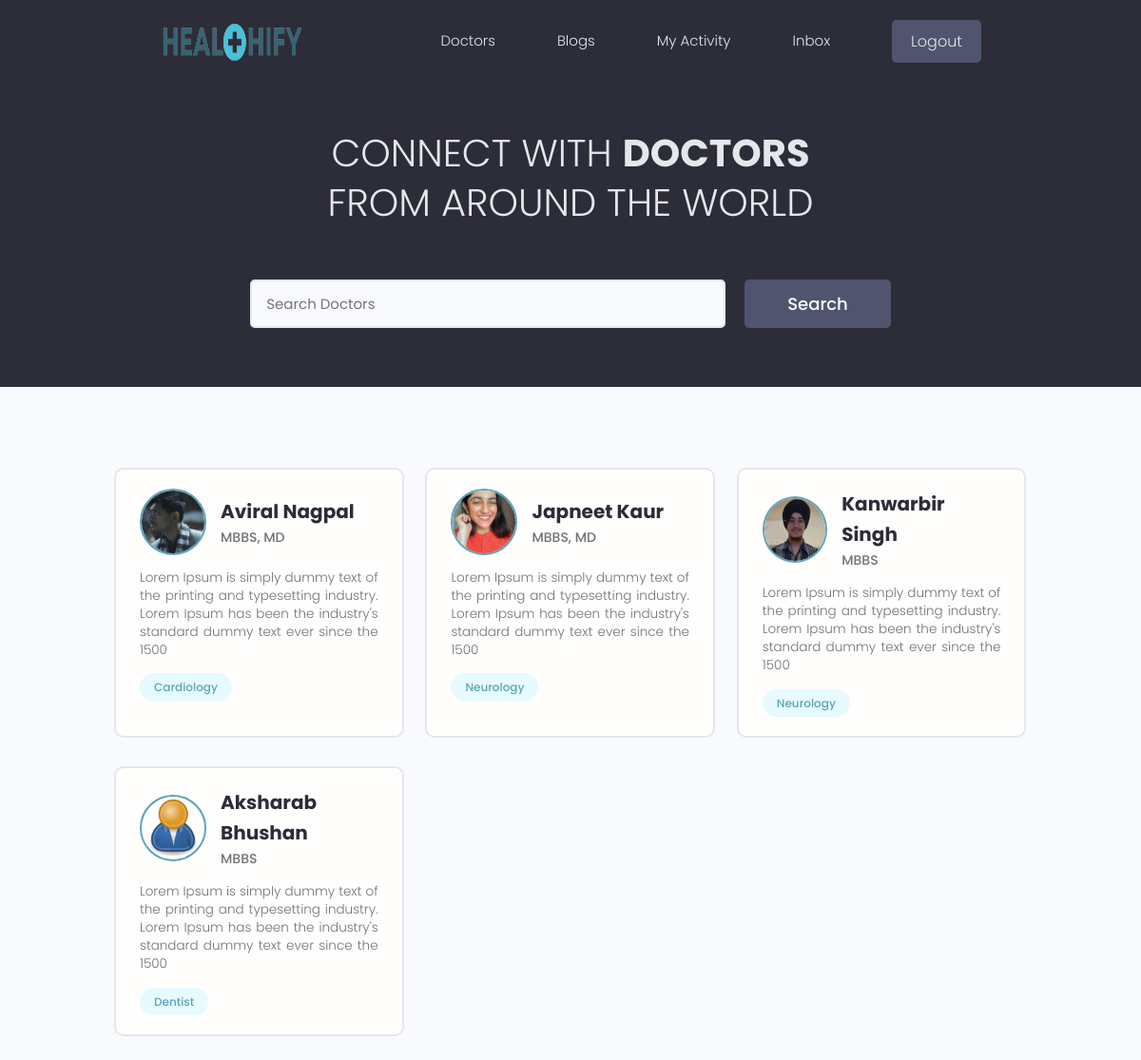
The app's page /doctors/ with its own data.
### doctors/models.py (models this page shows, shortened)
class Doctor(models.Model):
    name = models.CharField(max_length=200, null=True, blank=True)
    qualification = models.CharField(max_length=200, null=True, blank=True)
    email = models.EmailField(max_length=200, null=True, blank=True)
    short_intro = models.CharField(max_length=500, null=True, blank=True)
    bio = models.TextField(max_length=1000, null=True, blank=True)
    profile_image = models.ImageField(max_length=200,null=True, blank=True, upload_to='doctors/', default="doctors/user-default.png")
    college = models.CharField(max_length=200,null=True, blank=True)
    current_hospital = models.CharField(max_length=200,null=True, blank=True)
    votes = models.IntegerField(default=0, null=True, blank=True)
    votes_ratio = models.IntegerField(default=0, null=True, blank=True)
    social_github = models.CharField(max_length=200,null=True, blank=True)
    location = models.CharField(max_length=200, null=True, blank=True)
    created = models.DateTimeField(auto_now_add=True)
    id = models.UUIDField(default=uuid.uuid4,primary_key=True, unique=True, editable=False)
    class Meta:
        ordering = ['-votes_ratio']

class Special(models.Model):
    owner = models.ForeignKey(Doctor, on_delete=models.CASCADE, null=True, blank=True)
    name = models.CharField(max_length=20, null=True, blank=True)
    description = models.TextField(null=True, blank=True)
    created = models.DateTimeField(auto_now_add=True)

### doctors/views.py (the view)
# urls.py: path('',views.doctors, name="doctors"),
def doctors(request):
    doctors = Doctor.objects.all()
    search_query = ''
    special = ''
    if request.GET.get('text'):
        search_query = request.GET.get('text')
        special = Special.objects.filter(name__icontains=search_query)
        doctors = Doctor.objects.distinct().filter(Q(name__icontains=search_query) | Q(short_intro__icontains=search_query) | Q(special__in=special))
    return render(request, 'doctors/doctors.html', {'doctors' : doctors,'search_query' : search_query})

### doctors/templates/doctors/doctors.html (shortened to what this page needs)
{% extends 'main.html' %}
{% block content %}
<main class="home">
    <section class="hero-section text-center">
      <div class="container container--narrow">
        <div class="hero-section__box">
          <h2>CONNECT WITH <span>DOCTORS</span></h2>
          <h2>FROM AROUND THE WORLD</h2>
        </div>
        <div class="hero-section__search">
          <form id="searchForm" class="form" action="{% url 'doctors' %}" method="get">
            <div class="form__field">
              <input class="input input--text" id="formInput#search" type="text" name="text"
                placeholder="Search Doctors" value="{{search_query}}"/>
            </div>
            <input class="btn btn--sub btn--lg" type="submit" value="Search" />
          </form>
        </div>
      </div>
    </section>
    <section class="devlist">
      <div class="container">
        <div class="grid grid--three">
        {% for doctor in doctors %}
          <div class="column card">
            <div class="dev">
              <a href="{% url 'doc_profile' doctor.id %}" class="card__body">
                <div class="dev__profile">
                  <img class="avatar avatar--md" src={{doctor.profile_image.url}} alt="image" />
                  <div class="dev__meta">
                    <h3>{{doctor.name}}</h3>
                    <h5>{{doctor.qualification}}</h5>
                  </div>
                </div>
                <p class="dev__info">
                  {{doctor.bio|slice:"150"}}
                </p>
                <div class="dev__skills">
                  {% for spec in doctor.special_set.all|slice:"5" %}
                  <span class="tag tag--pill tag--main">
                    <small>{{spec.name}}</small>
                  </span>
                  {% endfor %}
                </div>
              </a>
            </div>
          </div>
        {% endfor %}
        </div>
      </div>
    </section>
  </main>
{% endblock %}

### static/styles/app.css (style rules this page uses)
:root { --color-sub: #2d2d39; }
.btn--sub { background-color: var(--color-sub-light); }
.card { border: 2px solid var(--color-light); }
img { width: 100%; }
.hero-section { height: 40vh; display: flex; align-items: center; background-color: var(--color-sub); }
.hero-section__box { margin-bottom: 4rem; }
.hero-section__box > h2, .hero-section__box > h2 > span { font-size: 4rem; color: var(--color-light); line-height: 1.3; text-transform: uppercase; }
.hero-section__box > h2 { font-weight: 300; }
.hero-section__box > h2 > span { font-weight: 700; }
.hero-section__search > .form { display: flex; align-items: center; justify-content: center; gap: 2rem; }
.hero-section__search > .form input.input--text { width: 50rem; }
.devlist { margin-top: 8rem; }
.devlist .grid { align-items: stretch; }
.devlist .dev .dev__profile { display: flex; align-items: center; gap: 1.5rem; }
.devlist .dev .dev__meta h3 { color: var(--color-sub); font-size: 2rem; font-weight: 700; }
.devlist .dev .dev__meta h5 { color: var(--color-text); font-size: 1.4rem; font-weight: 500; }
.devlist .dev .dev__info { margin: 1.5rem 0; font-size: 1.35rem; line-height: 1.4; text-align: justify; }

### static/uikit/styles/modules/_variables.css (style rules this page uses)
:root { --color-main: #5aa5b9; --color-main-light: #e6faff; --color-sub: #3f4156; --color-sub-light: #51546e; --color-sub-lighter: #ededfd; --color-text: #737373; --color-gray: #8b8b8b; --color-light: #e5e7eb; --color-light-gray: #767676; --color-bg: #f8fafd; --color-white: #fffefd; --color-white-light: #f3f3f3; --color-success: #359e64; --color-success-bg: #def8e8; --color-error: #fc4b0b; --color-error-bg: #fff2ee; --font-base: 'Poppins', arial, helvetica, 'Segoe UI', roboto, ubuntu, sans-serif; --font-monospace: 'Fira Code', 'Courier New', courier, monospace; --font-regular: 300; --font-medium: 500; --font-bold: 700; --generic-shadow: 1px 1px 5px #00000010; --generic-transition: all 0.3s ease-in-out; }

### static/uikit/styles/modules/_base.css (style rules this page uses)
* { margin: 0; padding: 0; box-sizing: border-box; text-rendering: optimizeLegibility; color: inherit; font-size: inherit; }
html { font-size: 50%; }
@media only screen and (min-width: 480px) { html { font-size: 56.25%; } }
@media only screen and (min-width: 1200px) { html { font-size: 62.5%; } }
body { line-height: 1.6; font-weight: 400; font-size: 1.5rem; color: var(--color-text); background-color: var(--color-bg); min-height: 100vh; }

### static/uikit/styles/modules/_typography.css (style rules this page uses)
* { font-family: var(--font-base); }
h2 { font-size: 3.6rem; font-weight: var(--font-bold); }
h3 { font-size: 3.2rem; font-weight: var(--font-medium); }
h5 { font-size: 2.4rem; font-weight: var(--font-medium); }
h5, h6 { font-weight: var(--font-regular); }
p, span, strong { font-size: 1.6rem; color: var(--color-text); font-weight: var(--font-regular); }
a { padding-bottom: 2px; text-decoration: none; display: inline-block; color: var(--color-main); font-weight: var(--font-medium); }

### static/uikit/styles/modules/_utilities.css (style rules this page uses)
.container { width: 92%; max-width: 165rem; margin: 0 auto; box-sizing: border-box; }
.container--narrow { width: 92%; max-width: 120rem; }
@media screen and (min-width: 1000px) { .container { width: 90%; } }
@media screen and (min-width: 1000px) { .container--narrow { width: 85%; } }
@media screen and (min-width: 1200px) { .container { width: 80%; } }
@media screen and (min-width: 1200px) { .container--narrow { width: 72%; } }
.text-center { text-align: center; }

### static/uikit/styles/modules/_avatar.css (style rules this page uses)
.avatar { border-radius: 50%; border: 2px solid var(--color-main); object-fit: cover; }
.avatar--md { height: 7rem; width: 7rem; }

### static/uikit/styles/modules/_button.css (style rules this page uses)
.btn { display: inline-block; position: relative; cursor: pointer; background-color: var(--color-light); font-weight: var(--font-medium); color: var(--color-sub); text-decoration: none; padding: 1rem 2rem; border-radius: 0.5rem; border: none; width: -webkit-fit-content; width: -moz-fit-content; width: fit-content; height: -webkit-fit-content; height: -moz-fit-content; height: fit-content; font-size: 1.6rem; outline-width: 0; outline-color: transparent; -webkit-backface-visibility: hidden; backface-visibility: hidden; transition: all 0.3s ease-in-out; }
.btn--sub { background-color: var(--color-sub); color: var(--color-white); }
.btn--lg { font-size: 1.8rem; padding: 1.2rem 4.5rem; }

### static/uikit/styles/modules/_card.css (style rules this page uses)
.card { border-radius: 1rem; background-color: var(--color-white); border: 1.5px solid var(--color-light); width: auto; height: auto; margin-top: 0.5rem; margin-bottom: 0.5rem; overflow: hidden; }
.card__body, .card__header { padding: 2rem 2.5rem; }

### records on screen
Doctor: profile_image (picture), name "Aviral Nagpal", qualification "MBBS, MD", bio "Lorem Ipsum is simply dummy text of the printing and typesetting industry. Lorem Ipsum has been the industry's standard dummy text ever since the 1500"
Special: name "Cardiology"
Doctor: profile_image (picture), name "Japneet Kaur", qualification "MBBS, MD", bio "Lorem Ipsum is simply dummy text of the printing and typesetting industry. Lorem Ipsum has been the industry's standard dummy text ever since the 1500"
Special: name "Neurology"
Doctor: profile_image (picture), name "Kanwarbir Singh", qualification "MBBS", bio "Lorem Ipsum is simply dummy text of the printing and typesetting industry. Lorem Ipsum has been the industry's standard dummy text ever since the 1500"
Special: name "Neurology"
Doctor: profile_image (placeholder picture), name "Aksharab Bhushan", qualification "MBBS", bio "Lorem Ipsum is simply dummy text of the printing and typesetting industry. Lorem Ipsum has been the industry's standard dummy text ever since the 1500"
Special: name "Dentist"
